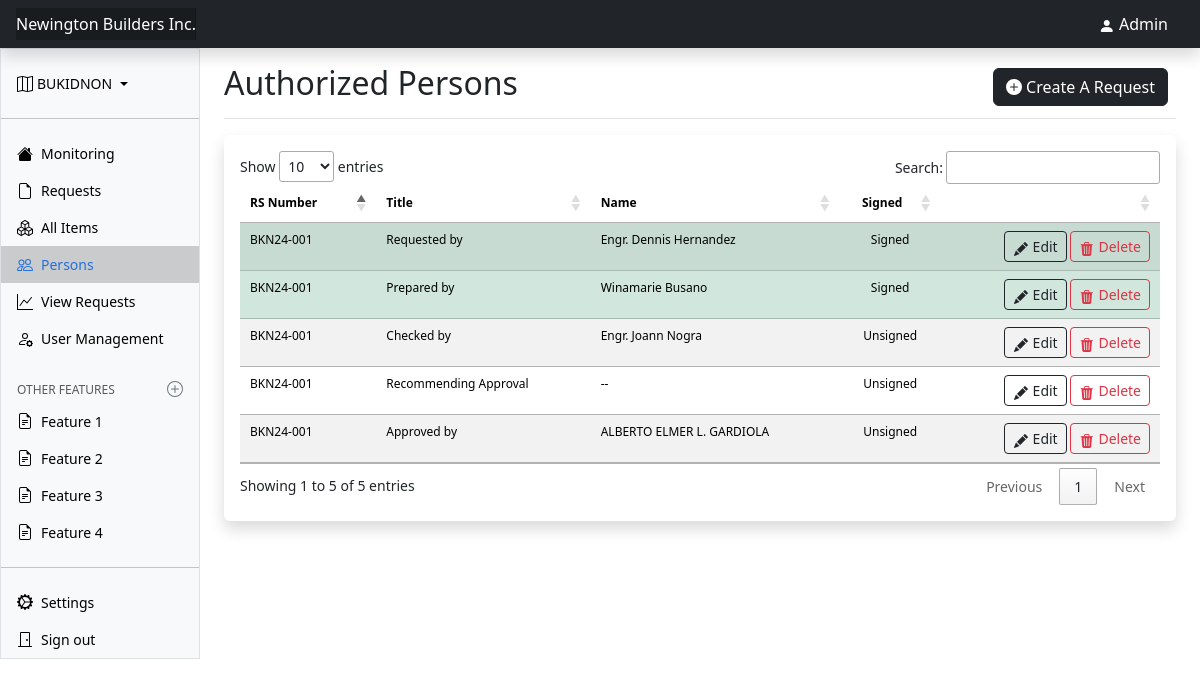
/bukidnon/list_view_persons/ (signed in), run on the app's committed database.
### bukidnon_requests/models.py (models this page shows)
class AuthorizedPersons(models.Model):
    header = models.ForeignKey(BukidnonRequestHeader, on_delete=models.CASCADE)
    name = models.CharField(max_length=53)
    title = models.CharField(max_length=30)
    signature = models.ImageField(upload_to='signatures/', blank=True)

class BukidnonRequestHeader(models.Model):
    user = models.ForeignKey(User, on_delete=models.CASCADE)
    rs_number = models.CharField(max_length=16, primary_key=True)
    particulars = models.CharField(max_length=100)
    payee = models.CharField(max_length=70, blank=True, null=True)
    project = models.CharField(max_length=150)
    urgent = models.BooleanField()
    note = models.CharField(max_length=165, null=True, blank=True)
    date_requested = models.DateField()
    date_needed = models.DateField()
    last_modified = models.DateField(auto_now_add=True)
    created = models.DateField(auto_now=True)

### bukidnon_requests/views.py (the view)
# urls.py: path('list_view_persons/', views.list_view_persons, name='bukidnon_list_view_persons'),
def list_view_persons(request):
    if request.user.is_authenticated:
        persons = AuthorizedPersons.objects.all()
        return render(request, 'main/actions/list_view_persons.html', {'persons':persons, 'title':'Bukidnon'})
    else:
        return redirect('login')

### bukidnon_requests/forms.py
class BukidnonRequestHeaderForm(forms.ModelForm):
    class Meta:
        model = BukidnonRequestHeader
        fields = [
            'rs_number',
            'payee',
            'particulars',
            'project',
            'urgent',
            'note',
            'date_requested',
            'date_needed'
        ]
    rs_number = forms.CharField(widget=forms.TextInput(attrs={'class':'form-control'}))
    particulars = forms.CharField(widget=forms.TextInput(attrs={'class':'form-control'}))
    payee = forms.CharField(widget=forms.TextInput(attrs={'class':'form-control'}), required=False)
    project = forms.CharField(widget=forms.TextInput(attrs={'class':'form-control','max_length':'"100"'}))
    note = forms.CharField(widget=forms.TextInput(attrs={'class':'form-control'}), required=False)
    date_requested = forms.DateField(widget=forms.DateInput(attrs={'class':'form-control', 'type':'date', 'autocomplete':'off'}))
    date_needed = forms.DateField(widget=forms.DateInput(attrs={'class':'form-control', 'type':'date', 'autocomplete':'off'}))

class AuthorizedPersonsForm(forms.ModelForm):
    TITLE_CHOICES = {
        'RB':'Requested by',
        'PB':'Prepared by',
        'CB':'Checked by',
        'RA':'Recommending Approval',
        'AB':'Approved by'
    }
    class Meta:
        model = AuthorizedPersons
        fields = [
            'header',
            'name',
            'title',
            'signature'
        ]
        TITLE_CHOICES = {
        'Requested by':'Requested by',
        'Prepared by':'Prepared by',
        'Checked by':'Checked by',
        'Recommending Approval':'Recommending Approval',
        'Approved by':'Approved by'
    }
        widgets = {
            'header':forms.TextInput(attrs={'class':'form-control'}),
            'name':forms.TextInput(attrs={'class':'form-control'}),
            'title':forms.Select(attrs={'class':'form-control'}, choices=TITLE_CHOICES),
            'signature':forms.FileInput(attrs={'class':'form-control'})
        }

### bukidnon_requests/templatetags/bukidnon_tags.py (called while the page is built)
@register.inclusion_tag('main/actions/modals/modal_add_requestForm.html')
def renderAddRequestForm():
    rs_number = f"BKN{str(timezone.now().year)[2:]}-"
    try:
        idx = BukidnonRequestHeader.objects.all()
        rs_number += str(len(idx)+1).zfill(3)
    except:
        rs_number += str(1).zfill(3)
    form = BukidnonRequestHeaderForm(initial={'rs_number':rs_number})
    return {'form':form, 'title':'Bukidnon'}

### main/templates/main/actions/list_view_persons.html (shortened to what this page needs)
{% extends 'main/base.html' %}
{% block content-title %}
Authorized Persons
{% endblock %}
{% block content %}
<div class="table-responsive small rounded shadow p-3 mb-3">
    <table class="table table-striped table-sm table-hover" id="person-data-table" style="font-size: 9pt;">
        <thead>
            <th>RS Number</th>
            <th>Title</th>
            <th>Name</th>
            <th class="text-center">Signed</th>
            <th></th>
        </thead>
        <tbody>
            {% for person in persons %}
            {% if person.signature %}
            <tr class="table-success">
            {% else %}
            <tr>
            {% endif %}
                <td>{{person.header.rs_number}}</td>
                <td>{{person.title}}</td>
                <td>{{person.name}}</td>
                <td class="text-center">
                    {% if person.signature %}
                    Signed
                    {% else %}
                    Unsigned
                    {% endif %}
                </td>
                <td class="text-end">
                    <button role="button" class="btn btn-outline-dark btn-sm" data-bs-toggle="modal"
                        data-bs-target="#person{{person.id}}">
                        <i class="bi bi-pencil-fill"></i>
                        Edit
                    </button>
                    {% if title == 'Davao' %}
                    <button onclick="confirmDelete{{person.id}}('{{ person.name }}')" role="button"
                        class="btn btn-outline-danger btn-sm">
                        <i class="bi bi-trash3-fill"></i>
                        Delete
                        <span class="visually-hidden">Button</span>
                    </button>
                    <script>
                        function confirmDelete{{person.id}}(info) {
                            if (confirm("Are you sure you want to delete " + info + "?")) {
                                window.location.href = "{% url 'davao_delete_person' person.id %}";
                            } else {
                                // Do nothing or provide feedback to the user that the delete action was canceled.
                            }
                        }
                    </script>
                    {% elif title == 'Bukidnon' %}
                    <button onclick="confirmDelete{{person.id}}('{{ person.name }}')" role="button"
                        class="btn btn-outline-danger btn-sm">
                        <i class="bi bi-trash3-fill"></i>
                        Delete
                    </button>
                    {% endif %}
                </td>
            </tr>
                        {% if title == 'Davao' %}
                                {% load davao_tags %}
                        {% elif title == 'Cotabato' %}
                                {% load cotabato_tags %}
                        {% elif title == 'Negros' %}
                                {% load negros_tags %}
                        {% elif title == 'Surigao' %}
                                {% load surigao_tags %}
                        {% elif title == 'Bukidnon' %}
                                {% load bukidnon_tags %}
                        {% endif %}
            {% endfor %}
        </tbody>
    </table>
</div>
{% endblock %}

### main/templates/main/header.html (shortened to what this page needs)
<header class="navbar sticky-top bg-dark flex-md-nowrap px-3 shadow" data-bs-theme="light">
  <div>
    <a class="navbar-brand col-md-3 col-lg-2 me-0  fs-6 text-white" href="#">Newington Builders Inc.</a>
  </div>
  <div class="mx-3 mb-0 text-white py-1 align-middle">
    <i class="bi bi-person-fill text-white"></i>
    {{user.username|title}}
  </div>
</header>

### main/static/main/css/dashboard.css (style rules this page uses)
.bi { display: inline-block; width: 1rem; height: 1rem; }
.navbar-brand { padding-top: .75rem; padding-bottom: .75rem; background-color: rgba(0, 0, 0, .25); box-shadow: inset -1px 0 0 rgba(0, 0, 0, .25); }

### main/templates/main/base.html (style rules this page uses)
.bi { vertical-align: -.125em; fill: currentColor; }

### data on the page
AuthorizedPersons: header.rs_number "BKN24-001", title "Requested by", name "Engr. Dennis Hernandez", shows "Signed"
AuthorizedPersons: header.rs_number "BKN24-001", title "Prepared by", name "Winamarie Busano", shows "Signed"
AuthorizedPersons: header.rs_number "BKN24-001", title "Checked by", name "Engr. Joann Nogra", signature "Unsigned"
AuthorizedPersons: header.rs_number "BKN24-001", title "Recommending Approval", name "--", signature "Unsigned"
AuthorizedPersons: header.rs_number "BKN24-001", title "Approved by", name "ALBERTO ELMER L. GARDIOLA", signature "Unsigned"

### other printed values
{{ user.username|title }} "Admin"
{{ title|upper }} "BUKIDNON"
